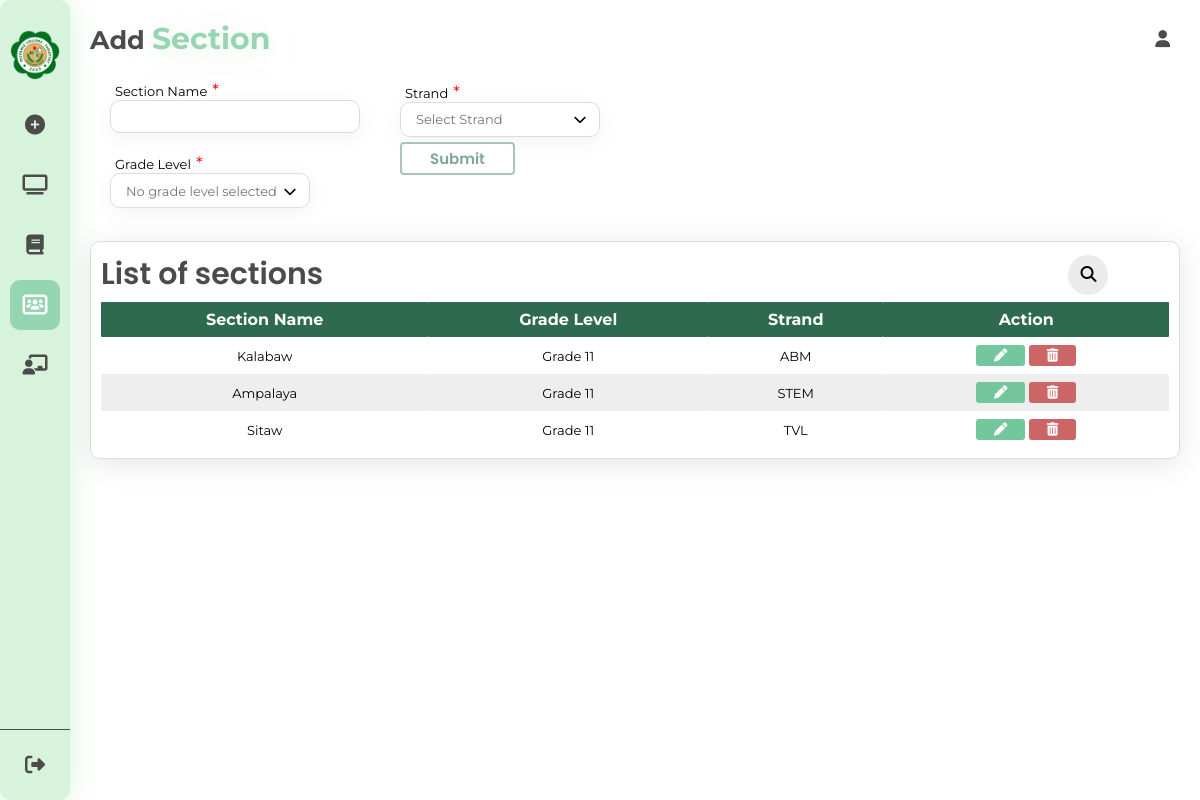
The app's page /section.php (signed in) with its own data.
### tables this page shows
CREATE TABLE `sections` (
  `id` int(11) NOT NULL,
  `section_name` varchar(255) NOT NULL,
  `grade_level` varchar(255) NOT NULL,
  `strand` varchar(255) NOT NULL
);

### section.php (the view, shortened to what this page needs)
<?php
include('connect.php');
?>
<!DOCTYPE html>
<html lang="en">
<head>
  <link rel="stylesheet" href="section.css" />
  <link rel="stylesheet" href="https://cdnjs.cloudflare.com/ajax/libs/font-awesome/6.5.1/css/all.min.css" />
</head>
<body>
  <div class="container">
    <nav>
      <div class="logo">
        <img src="./img/olivarez-college-tagaytay-logo.png" alt="oct logo">
      </div>
      <div class="public">
        <a href="./generate.php"><i class="fa-solid fa-circle-plus"></i><span>Create schedule</span></a>
        <a href="./dashboard.php"> <i class="fa-solid fa-tv"></i><span>Dashboard</span></a>
        <a href="./subject.php"><i class="fa-solid fa-book"></i><span>Subjects</span></a>
        <a href="./section.php" class="active"><i class="fa-solid fa-users-rectangle"></i><span>Sections</span></a>
        <a href="./teachers.php"><i class="fa-solid fa-chalkboard-user"></i> <span>Teachers</span></a>
      </div>
      <div class="admin">
        <a class="logout"><i class="fa-solid fa-right-from-bracket"></i><span>Logout</span></a>
      </div>
    </nav>
    <section class="main-content">
      <div class="main-logo">
        <h1>Add <span>Section</span></h1>
        <i class="fa-solid fa-user"></i>
      </div>
      <div class="inputs">
        <form action="add_section.php" method="post" onsubmit="return validateFormSection()">
          <div class="subject-code">
            <div class="subj-code">
              <span>Section Name<span style="color: red; font-size: 1.3em">*</span></span>
              <input type="text" class="first-name" autocomplete="off" name="section_name" />
            </div>
            <div class="subj-code">
              <div class="dropdown-gradelvl">
                <span class="input-info">Grade Level<span style="color: red; font-size: 1.3em">*</span></span>
                <input type="text" class="textbox-grade input" placeholder="No grade level selected" readonly name="grade_level" />
                <span class="icon-down"><i class="fa-solid fa-chevron-down"></i></span>
              </div>
            </div>
          </div>
          <div class="yrlvl-gradelvl">
            <div class="dropdown-strand">
              <span class="input-info">Strand<span style="color: red; font-size: 1.3em">*</span></span>
              <input type="text" class="textbox-strand" placeholder="Select Strand" name="strand" readonly />
              <span class="icon-down"><i class="fa-solid fa-chevron-down"></i></span>
            </div>
            <div class="button-submit">
              <button href="" class="btn-submit">Submit</button>
            </div>
          </div>
        </form>
      </div>
      <div class="section-table">
        <div class="table-header">
          <span>List of sections</span>
          <div class="table-search">
            <form class="search-container">
              <input id="search-box" type="text" class="search-box" name="" />
              <label for="search-box"><i class="fa-solid fa-magnifying-glass search-icon"></i></label>
            </form>
          </div>
        </div>
        <div class="table-container">
          <table class="table">
            <thead>
              <tr>
                <th>Section Name</th>
                <th>Grade Level</th>
                <th>Strand</th>
                <th>Action</th>
              </tr>
            </thead>
            <tbody>
              <?php
              $query = "SELECT * FROM sections ORDER BY id DESC";
              $result = $conn->query($query);
              if ($result->num_rows > 0) {
                while ($row = $result->fetch_assoc()) {
                  echo "<tr>";
                  echo "<td>" . $row['section_name'] . "</td>";
                  echo "<td>" . $row['grade_level'] . "</td>";
                  echo "<td>" . $row['strand'] . "</td>";
                  echo "<td>
                    <a href='edit_page_sections.php?id=" . $row['id'] . "'><button class='edit'><i class='fa-solid fa-pen'></i></button></a>
                    <a href='delete_sections.php?id=" . $row['id'] . "'><button class='delete' type='submit' name='delete'><i class='fa-solid fa-trash-can'></i></button></a>
                    </td>";
                  echo "</tr>";
                }
              } else {
                echo "<tr><td colspan='4'>No section available</td></tr>";
              }
              ?>
            </tbody>
          </table>
        </div>
      </div>
    </section>
  </div>
</body>
</html>

### records on screen
sections: section_name "Kalabaw", grade_level "Grade 11", strand "ABM"
sections: section_name "Ampalaya", grade_level "Grade 11", strand "STEM"
sections: section_name "Sitaw", grade_level "Grade 11", strand "TVL"
